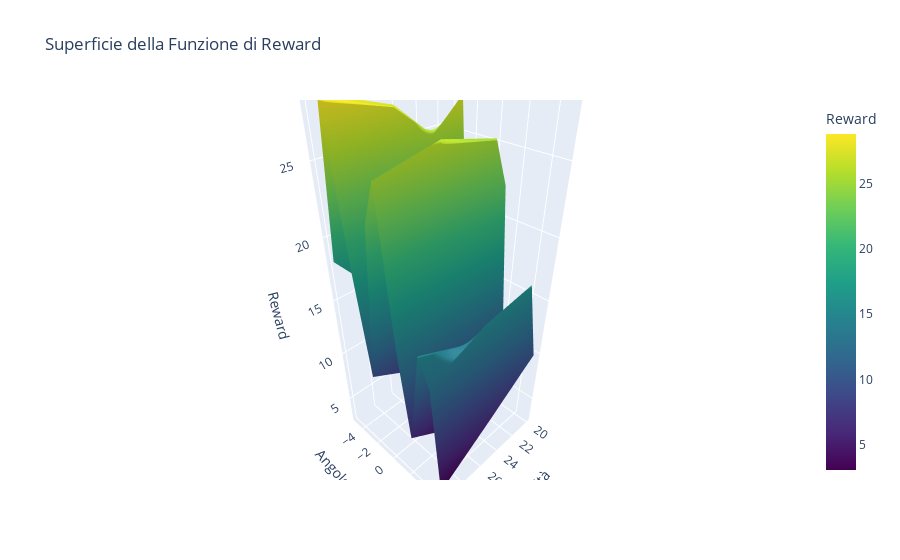

Notebook source saved alongside this figure:
### Code cell
import plotly.graph_objects as go
import numpy as np

# Assumiamo che x_vals, y_vals e reward_values siano già definiti
# x_vals = [action[0] for action in testActions]  # velocità
# y_vals = [action[1] for action in testActions]  # angolo di sterzo
# reward_values = [expectedReward(action, kinematicModel, 50, 100, -1, 0, False) for action in testActions]

# Creiamo una griglia per la superficie
x_vals = np.array(x_vals)
y_vals = np.array(y_vals)
z_vals = np.array(reward_values)

# Creiamo una meshgrid per la superficie
x_grid, y_grid = np.meshgrid(np.unique(x_vals), np.unique(y_vals))
z_grid = z_vals.reshape(len(np.unique(y_vals)), len(np.unique(x_vals)))

# Creiamo la superficie
fig = go.Figure(data=[go.Surface(
    x=x_grid,  # x-axis data (velocità)
    y=y_grid,  # y-axis data (angolo di sterzo)
    z=z_grid,  # z-axis data (reward values)
    colorscale='Viridis',  # colormap
    colorbar=dict(title="Reward")  # colorbar legend
)])

# Aggiorniamo il layout per aggiungere titoli e un titolo al grafico
fig.update_layout(
    scene=dict(
        xaxis_title="Velocità",  # x-axis title
        yaxis_title="Angolo di Sterzo",  # y-axis title
        zaxis_title="Reward"  # z-axis title
    ),
    title="Superficie della Funzione di Reward"
)

# Mostra il grafico interattivo
fig.show()

### Figure 1 — Plotly figure (JSON) as saved in the notebook; plotly's stock layout.template omitted (floating-point values rounded to 4 significant figures)
{"data": [{"colorbar": {"title": {"text": "Reward"}}, "colorscale": [[0, "#440154"], [0.1111, "#482878"], [0.2222, "#3e4989"], [0.3333, "#31688e"], [0.4444, "#26828e"], [0.5556, "#1f9e89"], [0.6667, "#35b779"], [0.7778, "#6ece58"], [0.8889, "#b5de2b"], [1, "#fde725"]], "type": "surface", "x": [[20, 25, 30], [20, 25, 30], [20, 25, 30], [20, 25, 30], [20, 25, 30], [20, 25, 30], [20, 25, 30], [20, 25, 30], [20, 25, 30], [20, 25, 30], [20, 25, 30]], "y": [[-5, -5, -5], [-4, -4, -4], [-3, -3, -3], [-2, -2, -2], [-1, -1, -1], [0, 0, 0], [1, 1, 1], [2, 2, 2], [3, 3, 3], [4, 4, 4], [5, 5, 5]], "z": [[6.946, 12.33, 18.19], [23.57, 27.4, 28.78], [27.4, 23.57, 18.19], [12.33, 6.946, 9.677], [13.84, 18.29, 22.34], [25.2, 26.23, 25.2], [22.34, 18.29, 13.84], [9.677, 3.09, 6.384], [9.84, 12.93, 15.08], [15.86, 15.08, 12.93], [9.84, 6.384, 3.09]]}], "layout": {"scene": {"xaxis": {"title": {"text": "Velocità"}}, "yaxis": {"title": {"text": "Angolo di Sterzo"}}, "zaxis": {"title": {"text": "Reward"}}}, "title": {"text": "Superficie della Funzione di Reward"}}}
